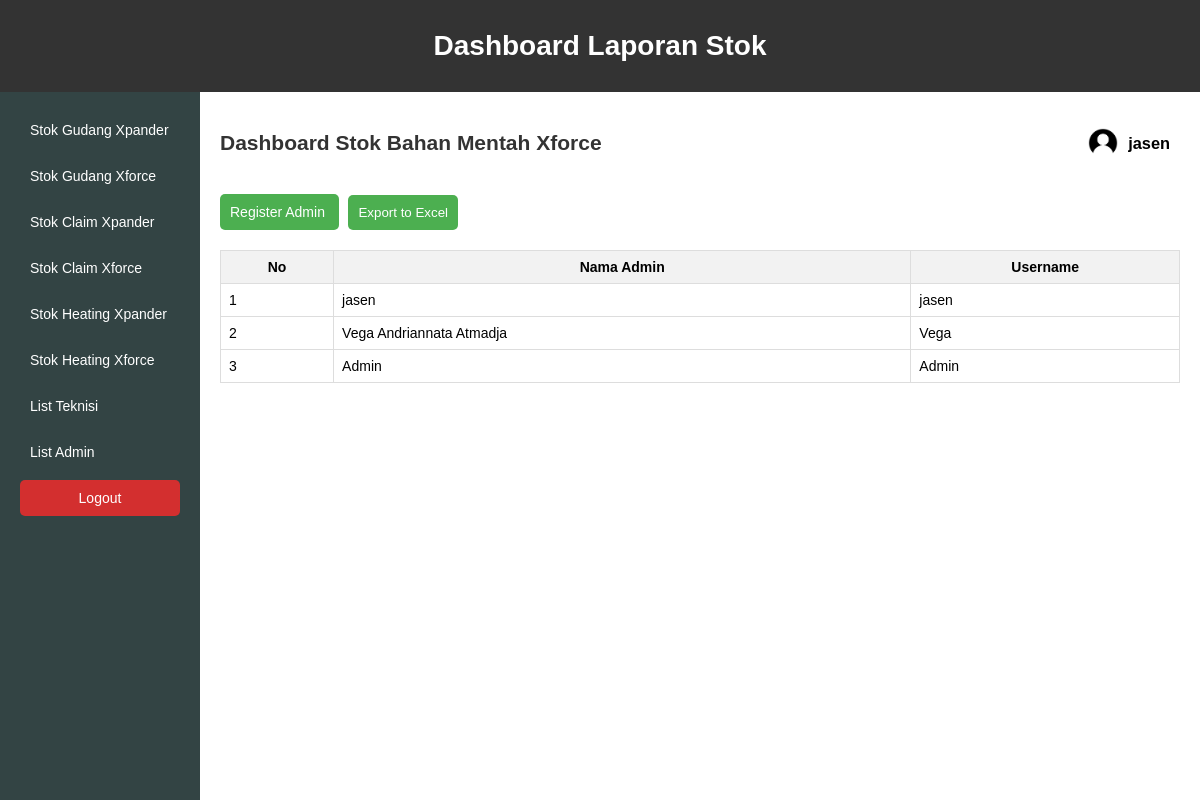
The page /list_admin.php (signed in) on the database its author committed.
### tables this page shows
CREATE TABLE `users` (
  `id_user` int(11) NOT NULL,
  `nama` varchar(30) NOT NULL,
  `username` varchar(20) NOT NULL,
  `password` varchar(100) NOT NULL
);

### list_admin.php (the view, shortened to what this page needs)
<?php
$userName = $_SESSION['username'];
?>
<!DOCTYPE html>
<html lang="en">
<head>
</head>
<body>
<div class="header">
    <h1>Dashboard Laporan Stok</h1>
</div>
<div class="container">
        <div class="sidebar">
            <div class="menu">
                <a href="stok_mt_xpander.php?produk=xpander&jenis=bahan_mentah">Stok Gudang Xpander</a>
                <a href="stok_mt_xforce.php?produk=xforce&jenis=bahan_mentah">Stok Gudang Xforce</a>
                <a href="stok_claim_xpander.php">Stok Claim Xpander</a>
                <a href="stok_claim_xforce.php">Stok Claim Xforce</a>
                <a href="stok_ht_xpander.php?produk=xpander&jenis=heating">Stok Heating Xpander</a>
                <a href="stok_ht_xforce.php?produk=xforce&jenis=heating">Stok Heating Xforce</a>
                <a href="list_teknisi.php">List Teknisi</a>
                <a href="list_admin.php">List Admin</a>
            </div>
            <div class="logout">
                <a href="logout.php">Logout</a>
            </div>
        </div>
<div class="content">
<div class="inner-header">
<div>
     <h2>Dashboard Stok Bahan Mentah Xforce </h2>
	 </div>
	 <div class="inner-header">
        <h3><img style="max-width:30px; "src="asset/image/profile1.png"><?php echo $userName; ?></h3>
    </div>
	  </div>
<div class="button-container">
        <a href="register.php"style="margin-right:1%;">Register Admin </a>
		<button onclick="exportToExcel()">Export to Excel</button>
    </div>
<?php
include 'koneksi.php';
$query = "SELECT * FROM users";
$result = mysqli_query($koneksi, $query);
?>
<?php
if (mysqli_num_rows($result) > 0) {
    echo "<table>";
    echo "<tr>
	<th>No</th>
	<th>Nama Admin</th>
	<th>Username</th>
	</tr>";
    $no = 1;
    while ($row = mysqli_fetch_assoc($result)) {
        echo "<tr>";
        echo "<td>" . $no++ . "</td>";
        echo "<td>" . $row["nama"] . "</td>";
        echo "<td>" . $row["username"] . "</td>";
        echo "</tr>";
    }
    echo "</table>";
} else {
    echo "<p>Tidak ada data admin.</p>";
}
?>
</div>
</body>
</html>

### list_admin.php (style rules this page uses)
body { font-family: Arial, sans-serif; margin: 20px; }
h2 { color: #333; }
table { width: 100%; border-collapse: collapse; margin-top: 20px; }
th, td { border: 1px solid #ddd; padding: 8px; text-align: left; }
th { background-color: #f2f2f2; text-align: center; }
.button-container { margin-top: 20px; }
.button-container a, .button-container button { padding: 10px; background-color: #4CAF50; color: white; text-decoration: none; border: none; border-radius: 5px; cursor: pointer; }
body { font-family: Arial, sans-serif; margin: 0; font-size: 14px; display: flex; flex-direction: column; min-height: 100vh; background-color: #f4f4f4; }
h1 { text-align: center; margin: 20px 0; }
.container { display: flex; flex: 1; }
.sidebar { background-color: #344; padding: 20px; min-width: 200px; box-sizing: border-box; color: white; }
.header { background-color: #333; padding: 10px; min-width: 200px; box-sizing: border-box; color: white; }
.menu a { text-decoration: none; padding: 10px; color: white; border-radius: 5px; margin-bottom: 10px; display: block; transition: background-color 0.3s; }
.logout { text-align: center; margin-top: auto; }
.logout a { text-decoration: none; padding: 10px; background-color: #d32f2f; color: white; border-radius: 5px; display: block; transition: background-color 0.3s; }
.content { padding: 20px; flex: 1; background-color: white; }
.inner-header { display: flex; justify-content: space-between; align-items: center; }
.inner-header { background-color: #fff; box-sizing: border-box; color: #000; }
.inner-header h2, .inner-header h3, .inner-header h3 img { margin-right: 10px; }
.inner-header h3 { display: flex; align-items: center; }
.inner-header h3 img { margin-right: 10px; }

### rows shown on the page
users: nama "jasen", username "jasen"
users: nama "Vega Andriannata Atmadja", username "Vega"
users: nama "Admin", username "Admin"

### other values the page prints
$userName "jasen"
